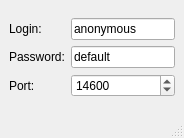
<ui version="4.0" >
 <class>MainWindow</class>
 <widget class="QMainWindow" name="MainWindow" >
  <property name="geometry" >
   <rect>
    <x>0</x>
    <y>0</y>
    <width>184</width>
    <height>138</height>
   </rect>
  </property>
  <property name="windowTitle" >
   <string>Remoter</string>
  </property>
  <property name="windowIcon" >
   <iconset resource="resources.qrc" >:/resources/images/remoter.png</iconset>
  </property>
  <widget class="QWidget" name="centralwidget" >
   <layout class="QGridLayout" >
    <item row="0" column="0" >
     <layout class="QGridLayout" >
      <item row="0" column="0" >
       <widget class="QLabel" name="label" >
        <property name="text" >
         <string>Login:</string>
        </property>
       </widget>
      </item>
      <item row="0" column="1" >
       <widget class="QLineEdit" name="Login_" >
        <property name="text" >
         <string>anonymous</string>
        </property>
       </widget>
      </item>
      <item row="1" column="0" >
       <widget class="QLabel" name="label_2" >
        <property name="text" >
         <string>Password:</string>
        </property>
       </widget>
      </item>
      <item row="1" column="1" >
       <widget class="QLineEdit" name="Password_" >
        <property name="text" >
         <string>default</string>
        </property>
       </widget>
      </item>
      <item row="2" column="0" >
       <widget class="QLabel" name="label_3" >
        <property name="text" >
         <string>Port:</string>
        </property>
       </widget>
      </item>
      <item row="2" column="1" >
       <widget class="QSpinBox" name="Port_" >
        <property name="minimum" >
         <number>1025</number>
        </property>
        <property name="maximum" >
         <number>65535</number>
        </property>
        <property name="value" >
         <number>14600</number>
        </property>
       </widget>
      </item>
     </layout>
    </item>
   </layout>
  </widget>
  <widget class="QMenuBar" name="menubar" >
   <property name="geometry" >
    <rect>
     <x>0</x>
     <y>0</y>
     <width>184</width>
     <height>26</height>
    </rect>
   </property>
  </widget>
  <widget class="QStatusBar" name="statusbar" />
 </widget>
 <resources>
  <include location="resources.qrc" />
 </resources>
 <connections/>
</ui>
